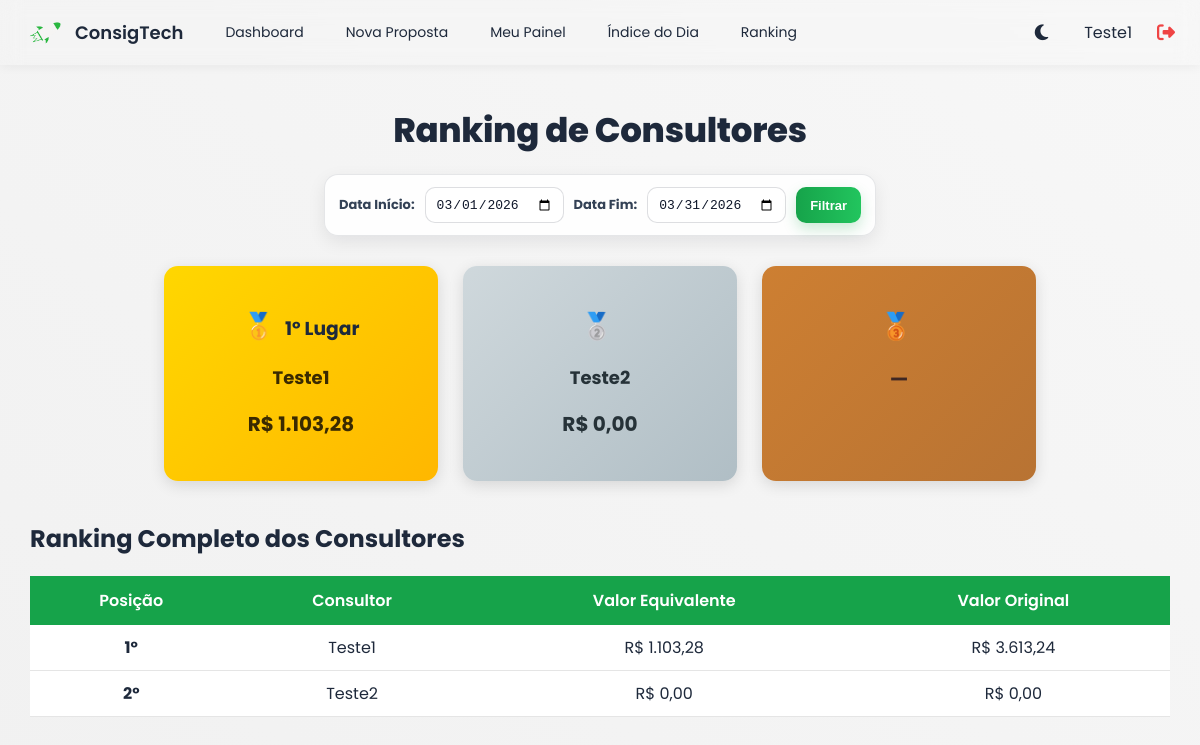
The app's page /ranking (signed in) with its own data.
### tables this page shows
CREATE TABLE users (
            id INTEGER PRIMARY KEY AUTOINCREMENT,
            nome TEXT UNIQUE NOT NULL,
            senha TEXT NOT NULL,
            role TEXT DEFAULT 'user'
        );

### app.py (the view, shortened to what this page needs)
@app.route("/ranking", methods=["GET"])
def ranking():
    if "user" not in session:
        return redirect(url_for("login"))
    data_ini = request.args.get("data_ini")
    data_fim = request.args.get("data_fim")
    agora = datetime.now()
    if not data_ini or not data_fim:
        data_ini = agora.replace(day=1).strftime("%Y-%m-%d")
        data_fim = (agora.replace(day=1) + relativedelta(months=1) - timedelta(days=1)).strftime("%Y-%m-%d")
    conn = get_conn()
    cur = conn.cursor()
    ph = "?" if isinstance(conn, sqlite3.Connection) else "%s"
    if isinstance(conn, sqlite3.Connection):
        query = f"""
            SELECT u.nome AS consultor,
                   COALESCE(SUM(p.valor_equivalente), 0) AS total_eq,
                   COALESCE(SUM(p.valor_original), 0) AS total_or,
                   COALESCE(m.meta, 0) AS meta,
                   (COALESCE(m.meta, 0) - COALESCE(SUM(p.valor_equivalente), 0)) AS falta
            FROM users u
            LEFT JOIN propostas p
                ON u.nome = p.consultor
               AND DATE(p.data) BETWEEN {ph} AND {ph}
            LEFT JOIN metas_individuais m
                ON u.nome = m.consultor
            WHERE u.role != 'admin'
            GROUP BY u.nome, m.meta
            ORDER BY total_eq DESC;
        """
    cur.execute(query, (data_ini, data_fim))
    ranking = cur.fetchall()
    conn.close()
    return render_template(
        "ranking.html",
        ranking=ranking,
        data_ini=data_ini,
        data_fim=data_fim
    )

### app.py (called while the page is built)
def get_conn():
    if DATABASE_URL and psycopg2:
        return psycopg2.connect(DATABASE_URL, sslmode="require")
    else:
        return sqlite3.connect(LOCAL_DB, check_same_thread=False)

### templates/ranking.html (shortened to what this page needs)
{% extends "base.html" %}
{% block content %}
<div class="painel-admin">
    <div class="topo-admin">
        <h1>Ranking de Consultores</h1>
    </div>
    <form method="get" class="filtro-data">
        <label>Data Início:</label>
        <input type="date" name="data_ini" value="{{ data_ini }}">
        <label>Data Fim:</label>
        <input type="date" name="data_fim" value="{{ data_fim }}">
        <button type="submit" class="btn-filtrar">Filtrar</button>
    </form>
    <div class="box-metas ranking-top3">
        <div class="card-meta ouro">
            <h3>
                <span class="medalha ouro-medalha">🥇</span>
                1º Lugar
            </h3>
            {% if ranking|length > 0 %}
            <p class="nome">{{ ranking[0][0] }}</p>
            <p class="valor">R$ {{ "{:,.2f}".format(ranking[0][1] or 0) }}</p>
            {% else %}
            <p class="valor">—</p>
            {% endif %}
        </div>
        <div class="card-meta prata">
            <h3><span class="medalha prata-medalha">🥈</span></h3>
            {% if ranking|length > 1 %}
            <p class="nome">{{ ranking[1][0] }}</p>
            <p class="valor">R$ {{ "{:,.2f}".format(ranking[1][1] or 0) }}</p>
            {% else %}
            <p class="valor">—</p>
            {% endif %}
        </div>
        <div class="card-meta bronze">
            <h3><span class="medalha bronze-medalha">🥉</span></h3>
            {% if ranking|length > 2 %}
            <p class="nome">{{ ranking[2][0] }}</p>
            <p class="valor">R$ {{ "{:,.2f}".format(ranking[2][1] or 0) }}</p>
            {% else %}
            <p class="valor">—</p>
            {% endif %}
        </div>
    </div>
    <div class="tabela-admin">
        <h2>Ranking Completo dos Consultores</h2>
        <table>
            <thead>
                <tr>
                    <th>Posição</th>
                    <th>Consultor</th>
                    <th>Valor Equivalente</th>
                    <th>Valor Original</th>
                </tr>
            </thead>
            <tbody>
                {% for linha in ranking[:5] %}
                <tr>
                    <td class="col-posicao">
                        {{ loop.index }}º
                    </td>
                    <td class="{% if linha[1] >= linha[3] %}texto-brilhante{% endif %}">
                        {{ linha[0] }}
                    </td>
                    <td class="{% if linha[1] >= linha[3] %}texto-brilhante{% endif %}">
                    </td>
                    <td class="{% if linha[1] >= linha[3] %}texto-brilhante{% endif %}">
                    </td>
                </tr>
                {% endfor %}
            </tbody>
        </table>
    </div>
</div>
{% endblock %}

### templates/base.html (shortened to what this page needs)
<!DOCTYPE html>
<html lang="pt-BR">
<head>
    <link rel="stylesheet" href="https://cdnjs.cloudflare.com/ajax/libs/font-awesome/6.5.0/css/all.min.css">
</head>
<body>
    <div class="navbar">
        <div class="nav-left">
            <div class="logo">
                <img src="{{ url_for('static', filename='img/icone.png') }}" class="logo-icon">
                ConsigTech
            </div>
            <div class="menu">
                <a href="/dashboard">Dashboard</a>
                {% if session.get('role') == 'user' %}
                <a href="/nova_proposta">Nova Proposta</a>
                <a href="/painel_usuario">Meu Painel</a>
                {% endif %}
                <a href="/indice_dia">Índice do Dia</a>
                <a href="/ranking">Ranking</a>
            </div>
        </div>
        <div class="nav-right">
            <button id="toggleTheme" class="btn-theme">
                <i id="iconTema" class="fa-solid fa-moon"></i>
            </button>
            <span>{{ session.get('user') }}</span>
            <a href="/logout" class="logout-icon">
                <i class="fa-solid fa-right-from-bracket"></i>
            </a>
        </div>
    </div>
    <div class="container">
        {% block content %}{% endblock %}
    </div>
</body>
</html>

### templates/base.html (style rules this page uses)
:root { --gradiente-inicio: #e4e4e4; --gradiente-fim: #e0e0e0; --gradiente-inicio: #f1f1f1; --gradiente-fim: #f7f7f7; --cor-texto: #1e293b; --bg-container: rgba(255, 255, 255, 0.85); --bg-card: #ffffff; }
.card, .card-meta, .tabela-admin table, .grafico-ranking, .grafico-rosquinha { background: var(--bg-card); color: var(--cor-texto); }
h1, h2, h3, h4 { color: var(--cor-texto); }
body { font-family: 'Poppins', sans-serif; background: linear-gradient(40deg, var(--gradiente-inicio), var(--gradiente-fim)); margin: 0; color: var(--cor-texto); transition: 0.4s ease; }
.navbar { height: 65px; background: transparent; backdrop-filter: blur(10px); display: flex; align-items: center; justify-content: space-between; padding: 0 25px; box-shadow: 0 2px 10px rgba(0, 0, 0, 0.05); }
.logo { display: flex; align-items: center; gap: 10px; font-weight: 600; font-size: 18px; }
.menu { display: flex; gap: 18px; margin-left: 30px; }
.menu a { text-decoration: none; color: var(--cor-texto); font-size: 14px; padding: 6px 12px; border-radius: 6px; }
.nav-left { display: flex; align-items: center; }
.nav-right { display: flex; align-items: center; gap: 15px; }
.container { max-width: 1300px; margin: auto; padding: 30px; }
.btn-theme { background: transparent; border: none; font-size: 18px; cursor: pointer; margin-right: 15px; color: var(--cor-texto); transition: .2s; }
.logout-icon { color: #ef4444; font-size: 18px; margin-left: 10px; transition: 0.2s; }
.logo-icon { width: 40px; height: 40px; border-radius: 6px; }
.btn-theme i { transition: 0.3s; }

### templates/ranking.html (style rules this page uses)
.ranking-top3 { display: flex; justify-content: center; gap: 25px; margin: 30px 0 40px 0; flex-wrap: wrap; }
.ranking-top3 .card-meta { width: 230px; padding: 22px; border-radius: 14px; box-shadow: 0 4px 15px rgba(0, 0, 0, 0.12); text-align: center; transition: .25s; }
.medalha { font-size: 26px; margin-right: 6px; }
.ranking-top3 .nome { font-weight: 700; font-size: 18px; margin-top: 8px; }
.ranking-top3 .valor { font-size: 20px; font-weight: 700; margin-top: 4px; }
.ouro { background: linear-gradient(135deg, #FFD700, #FFB300); color: #3a2a00; }
.prata { background: linear-gradient(135deg, #e0e0e0, #bdbdbd); color: #263238; }
.bronze { background: linear-gradient(135deg, #cd7f32, #a65e2e); color: white; }
.tabela-admin table { width: 100%; border-collapse: collapse; margin-top: 10px; }
.tabela-admin th { background: #16a34a; color: white; padding: 12px; font-weight: 600; }
.tabela-admin td { padding: 10px; text-align: center; border-bottom: 1px solid rgba(0, 0, 0, 0.1); }
.col-posicao { font-weight: 700; font-size: 16px; }
.topo-admin h1 { text-align: center; font-size: 34px; font-weight: 800; margin: 10px 0 18px; color: var(--cor-texto); letter-spacing: -0.3px; }
.filtro-data { display: flex; justify-content: center; align-items: center; gap: 10px; flex-wrap: wrap; width: fit-content; margin: 0 auto 22px; padding: 12px 14px; background: rgba(255, 255, 255, 0.85); border: 1px solid rgba(15, 23, 42, 0.10); border-radius: 14px; box-shadow: 0 6px 18px rgba(2, 6, 23, 0.08); }
.filtro-data label { font-size: 13px; font-weight: 700; color: #334155; }
.filtro-data input[type="date"] { height: 36px; padding: 6px 10px; border-radius: 10px; border: 1px solid rgba(15, 23, 42, 0.14); background: #fff; color: #0f172a; font-size: 13px; outline: none; }
.filtro-data .btn-filtrar { height: 36px; padding: 0 14px; border: none; border-radius: 10px; cursor: pointer; font-weight: 800; font-size: 13px; color: #fff; background: linear-gradient(90deg, #16a34a, #22c55e); box-shadow: 0 6px 14px rgba(22, 163, 74, 0.22); transition: .2s; }
.ranking-top3 .card-meta { text-align: center; }
.ranking-top3 .nome { font-weight: 700; font-size: 18px; margin-top: 5px; }
.ouro { background: linear-gradient(135deg, #ffd700, #ffb700); color: #3a2a00; }
.prata { background: linear-gradient(135deg, #cfd8dc, #b0bec5); color: #263238; }
.bronze { background: linear-gradient(135deg, #cd7f32, #b87333); color: #3e2723; }

### records on screen
users: get "Teste1", nome "Teste1"
users: nome "Teste2"
